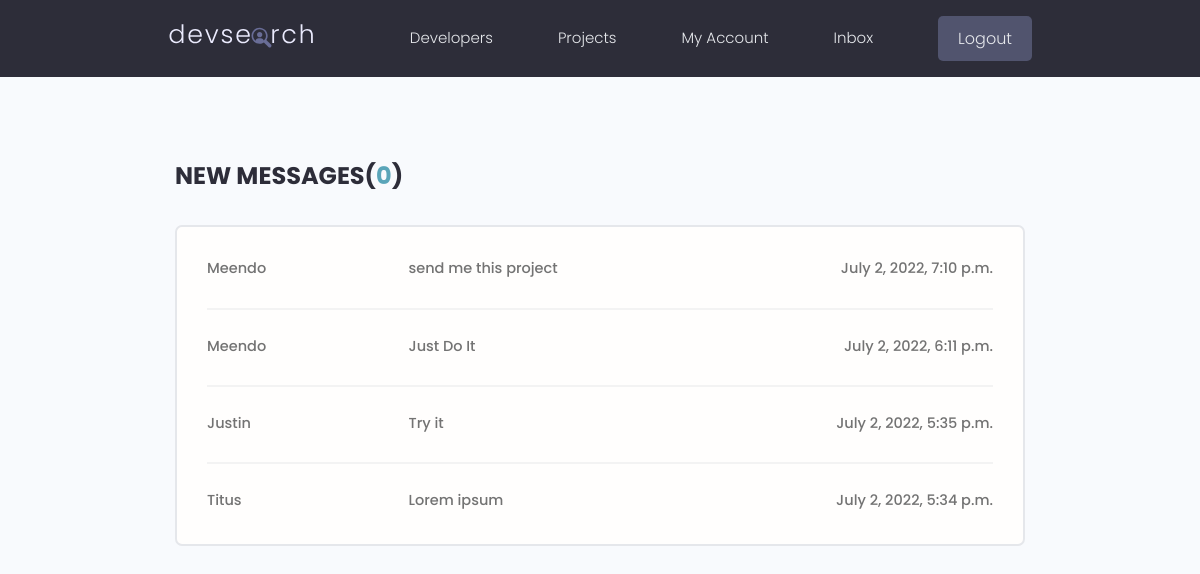
The page /inbox/ (signed in) on the database its author committed.
### users/models.py (models this page shows, shortened)
class Message(models.Model):
    sender = models.ForeignKey(
        Profile, on_delete=models.SET_NULL, null=True, blank=True
    )
    recipient = models.ForeignKey(
        Profile,
        on_delete=models.SET_NULL,
        null=True,
        blank=True,
        related_name="messages",
    )
    name = models.CharField(max_length=200, null=True, blank=True)
    email = models.EmailField(max_length=200, null=True, blank=True)
    subject = models.CharField(max_length=200, null=True, blank=True)
    body = models.TextField()
    is_read = models.BooleanField(default=False, null=True)
    created = models.DateTimeField(auto_now_add=True)
    id = models.UUIDField(
        default=uuid.uuid4, unique=True, primary_key=True, editable=False
    )
    class Meta:
        ordering = ["is_read", "-created"]

### users/views.py (the view)
# urls.py: path("inbox/", views.inbox, name="inbox"),
@login_required(login_url="login")
def inbox(request):
    profile = request.user.profile
    message_requests = profile.messages.all()
    unread_count = message_requests.filter(is_read=False).count()
    context = {
        "message_requests": message_requests,
        "unread_count": unread_count,
    }
    return render(request, "users/inbox.html", context)

### users/templates/users/inbox.html
{% extends "base.html" %} {% block content %}
<main class="inbox my-xl">
  <div class="content-box">
    <h3 class="inbox__title">New Messages(<span>{{unread_count}}</span>)</h3>
    <ul class="messages">
      {% for message in message_requests %} {% if message.is_read %}
      <li class="message">{% else %}</li>
      <li class="message message--unread">
        {% endif %}
        <a href="{% url 'message' message.id %}">
          <span class="message__author">{{message.name}}</span>
          <span class="message__subject">{{message.subject}}</span>
          <span class="message__date">{{message.created}}</span>
        </a>
      </li>
      {% endfor %}
    </ul>
  </div>
</main>
{% endblock %}

### static/styles/app.css (style rules this page uses)
:root { --color-sub: #2d2d39; }
.content-box { width: 95%; max-width: 85rem; margin: 0 auto; }
.inbox { height: 90vh; }
.inbox__title, .inbox__title span { font-size: 2.4rem; font-weight: 700; color: var(--color-sub); text-transform: uppercase; text-align: left; margin-bottom: 3rem; }
.inbox__title span { color: var(--color-main); }
.messages { list-style: none; background: var(--color-white); padding: 0.5rem 3rem; border: 2px solid var(--color-light); border-radius: 0.7rem; }
.message { padding: 2.5rem 0; }
.message > a span { font-size: 1.45rem; font-weight: 500; }
.message:not(:last-child) { border-bottom: 2px solid var(--color-white-light); }
.message > a { display: flex; gap: 1rem; }
.message__author, .message__date { flex-basis: 25%; }
.message__subject { flex-basis: 50%; }
.message__date { text-align: right; }

### static/uikit/styles/modules/_variables.css (style rules this page uses)
:root { --color-main: #5aa5b9; --color-main-light: #e6faff; --color-sub: #3f4156; --color-sub-light: #51546e; --color-sub-lighter: #ededfd; --color-text: #737373; --color-gray: #8b8b8b; --color-light: #e5e7eb; --color-light-gray: #767676; --color-bg: #f8fafd; --color-white: #fffefd; --color-white-light: #f3f3f3; --color-success: #359e64; --color-success-bg: #def8e8; --color-error: #fc4b0b; --color-error-bg: #fff2ee; --font-base: 'Poppins', arial, helvetica, 'Segoe UI', roboto, ubuntu, sans-serif; --font-monospace: 'Fira Code', 'Courier New', courier, monospace; --font-regular: 300; --font-medium: 500; --font-bold: 700; --generic-shadow: 1px 1px 5px #00000010; --generic-transition: all 0.3s ease-in-out; }

### static/uikit/styles/modules/_base.css (style rules this page uses)
* { margin: 0; padding: 0; box-sizing: border-box; text-rendering: optimizeLegibility; color: inherit; font-size: inherit; }
html { font-size: 50%; }
@media only screen and (min-width: 480px) { html { font-size: 56.25%; } }
@media only screen and (min-width: 1200px) { html { font-size: 62.5%; } }
body { line-height: 1.6; font-weight: 400; font-size: 1.5rem; color: var(--color-text); background-color: var(--color-bg); min-height: 100vh; }

### static/uikit/styles/modules/_typography.css (style rules this page uses)
* { font-family: var(--font-base); }
h3 { font-size: 3.2rem; font-weight: var(--font-medium); }
p, span, strong { font-size: 1.6rem; color: var(--color-text); font-weight: var(--font-regular); }
a { padding-bottom: 2px; text-decoration: none; display: inline-block; color: var(--color-main); font-weight: var(--font-medium); }

### static/uikit/styles/modules/_utilities.css (style rules this page uses)
.my-xl { margin: 8rem auto; }

### rows shown on the page
Message: name "Meendo", subject "send me this project", created "July 2, 2022, 7:10 p.m."
Message: name "Meendo", subject "Just Do It", created "July 2, 2022, 6:11 p.m."
Message: name "Justin", subject "Try it", created "July 2, 2022, 5:35 p.m."
Message: name "Titus", subject "Lorem ipsum", created "July 2, 2022, 5:34 p.m."

### other values the page prints
{{ unread_count }} "0"
